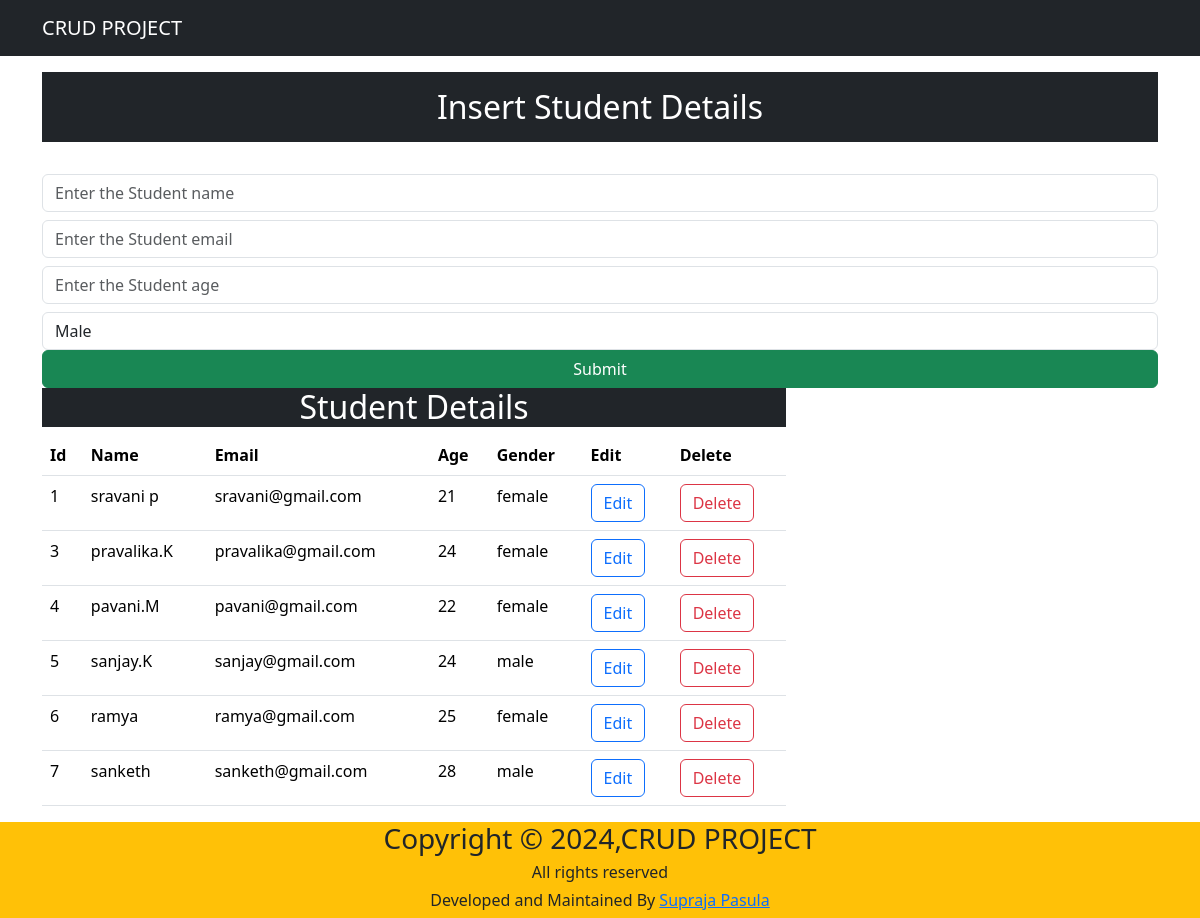
The page / on the database its author committed.
### crud/models.py (models this page shows, shortened)
class Student(models.Model):
    name=models.CharField(max_length=25)
    email=models.EmailField()
    age=models.IntegerField()
    gender=models.CharField(max_length=25)

### project1/views.py (the view)
# urls.py: path('',views.crud),
def crud(request):
    data=Student.objects.all()
    context={"data":data}
    return render(request,"crud.html",context)

### templates/crud.html (shortened to what this page needs)
<!DOCTYPE html>
<html lang="en">
<head>
    <link href="https://cdn.jsdelivr.net/npm/bootstrap@5.3.3/dist/css/bootstrap.min.css" rel="stylesheet">
</head>
<body>
    <nav class="navbar navbar-expand-lg navbar-dark bg-dark">
        <div class="container">
        <a class="navbar-brand" href="#">CRUD PROJECT </a>
        </div>
    </nav>
    <div class="container mt-3">
    <div class="row">
        <div class="col md-4">
            <h2 class="text-white text-center bg-dark p-3">Insert Student Details</h2>
            <br>
            <form action="/insert/" method="post"> {% csrf_token %}
                <div class="form-group">
                <input type="text" class="form-control" placeholder="Enter the Student name" name='name'>
                </div>
                <div class="form-group mt-2">
                <input type="email" class="form-control" placeholder="Enter the Student email" name='email'>
                </div>
                <div class="form-group mt-2">
                <input type="number" class="form-control" placeholder="Enter the Student age" name='age'>
                </div>
                <select class="form-control mt-2" name="gender">
                    <option value="male">Male</option>
                </select>
                </div>
            <div class="d-grid gap-2">
                <button class="btn btn-success" type="submit">Submit</button>
            </div>
        </div>
        <div class="col-md-8">
            <h2 class="text-center text-white bg-dark">Student Details</h2>
            <table class="table">
                <thead>
                    <tr>
                        <th>Id</th>
                        <th>Name</th>
                        <th>Email</th>
                        <th>Age</th>
                        <th>Gender</th>
                        <th>Edit</th>
                        <th>Delete</th>
                    </tr>
                </thead>
                <tbody>
                    {% for d in data %}
                    <tr>
                        <td>{{d.id}}</td>
                        <td>{{d.name}}</td>
                        <td>{{d.email}}</td>
                        <td>{{d.age}}</td>
                        <td>{{d.gender}}</td>
                        <td><a button href="/update/{{d.id}}" class="btn btn-outline-primary">Edit</a></button></td>
                        <td><a button href="/delete/{{d.id}}" class="btn btn-outline-danger">Delete</a></button></td>
                    </tr>
                    {% endfor %}
                </tbody>
             </table>
        </div>
    </div>
 <footer class=" text-center bg-warning">
    <div class="container">
    <div class="row">
    <div class="col">
    <h3>Copyright &copy; 2024,CRUD PROJECT</h3>
    <h6>All rights reserved</h6>
    <h6>Developed and Maintained By
      <a href="#">Supraja Pasula</a>
    </h6>
    </div>
   </div>
    </div>
    </footer>
</body>
</html>

### rows shown on the page
Student: id "1", name "sravani p", email "sravani@gmail.com", age "21", gender "female"
Student: id "3", name "pravalika.K", email "pravalika@gmail.com", age "24", gender "female"
Student: id "4", name "pavani.M", email "pavani@gmail.com", age "22", gender "female"
Student: id "5", name "sanjay.K", email "sanjay@gmail.com", age "24", gender "male"
Student: id "6", name "ramya", email "ramya@gmail.com", age "25", gender "female"
Student: id "7", name "sanketh", email "sanketh@gmail.com", age "28", gender "male"
